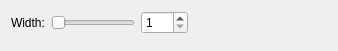
<?xml version="1.0" encoding="UTF-8"?>
<ui version="4.0">
 <class>FSBrushSettingWidget</class>
 <widget class="QWidget" name="FSBrushSettingWidget">
  <property name="geometry">
   <rect>
    <x>0</x>
    <y>0</y>
    <width>338</width>
    <height>51</height>
   </rect>
  </property>
  <property name="sizePolicy">
   <sizepolicy hsizetype="Preferred" vsizetype="Fixed">
    <horstretch>0</horstretch>
    <verstretch>0</verstretch>
   </sizepolicy>
  </property>
  <property name="windowTitle">
   <string>Form</string>
  </property>
  <layout class="QFormLayout" name="formLayout">
   <property name="sizeConstraint">
    <enum>QLayout::SetMinimumSize</enum>
   </property>
   <property name="fieldGrowthPolicy">
    <enum>QFormLayout::FieldsStayAtSizeHint</enum>
   </property>
   <item row="0" column="0">
    <widget class="QLabel" name="label">
     <property name="text">
      <string>Width:</string>
     </property>
    </widget>
   </item>
   <item row="0" column="1">
    <layout class="QHBoxLayout" name="horizontalLayout">
     <item>
      <widget class="QSlider" name="horizontalSlider">
       <property name="minimum">
        <number>1</number>
       </property>
       <property name="maximum">
        <number>100</number>
       </property>
       <property name="orientation">
        <enum>Qt::Horizontal</enum>
       </property>
      </widget>
     </item>
     <item>
      <widget class="QSpinBox" name="spinBox">
       <property name="minimum">
        <number>1</number>
       </property>
       <property name="maximum">
        <number>100</number>
       </property>
      </widget>
     </item>
    </layout>
   </item>
  </layout>
 </widget>
 <resources/>
 <connections>
  <connection>
   <sender>horizontalSlider</sender>
   <signal>valueChanged(int)</signal>
   <receiver>spinBox</receiver>
   <slot>setValue(int)</slot>
   <hints>
    <hint type="sourcelabel">
     <x>163</x>
     <y>24</y>
    </hint>
    <hint type="destinationlabel">
     <x>242</x>
     <y>25</y>
    </hint>
   </hints>
  </connection>
  <connection>
   <sender>spinBox</sender>
   <signal>valueChanged(int)</signal>
   <receiver>horizontalSlider</receiver>
   <slot>setValue(int)</slot>
   <hints>
    <hint type="sourcelabel">
     <x>242</x>
     <y>25</y>
    </hint>
    <hint type="destinationlabel">
     <x>163</x>
     <y>24</y>
    </hint>
   </hints>
  </connection>
 </connections>
</ui>
